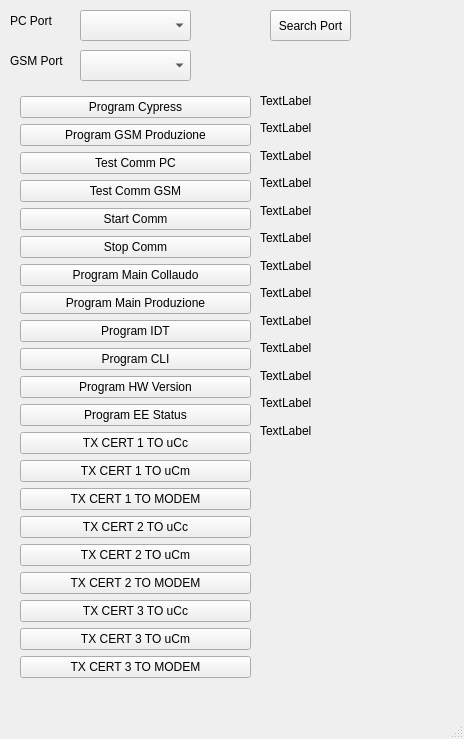
<?xml version="1.0" encoding="UTF-8"?>
<ui version="4.0">
 <class>MainWindow</class>
 <widget class="QMainWindow" name="MainWindow">
  <property name="geometry">
   <rect>
    <x>0</x>
    <y>0</y>
    <width>464</width>
    <height>739</height>
   </rect>
  </property>
  <property name="windowTitle">
   <string>Collaudo Leonardo L24</string>
  </property>
  <widget class="QWidget" name="centralwidget">
   <widget class="QPushButton" name="btnSearchSerialPort">
    <property name="geometry">
     <rect>
      <x>270</x>
      <y>10</y>
      <width>81</width>
      <height>31</height>
     </rect>
    </property>
    <property name="text">
     <string>Search Port</string>
    </property>
   </widget>
   <widget class="QComboBox" name="comboPort">
    <property name="geometry">
     <rect>
      <x>80</x>
      <y>10</y>
      <width>111</width>
      <height>31</height>
     </rect>
    </property>
   </widget>
   <widget class="QWidget" name="verticalLayoutWidget">
    <property name="geometry">
     <rect>
      <x>260</x>
      <y>90</y>
      <width>191</width>
      <height>351</height>
     </rect>
    </property>
    <layout class="QVBoxLayout" name="verticalLayout">
     <item>
      <widget class="QLabel" name="lbl_test_1">
       <property name="text">
        <string>TextLabel</string>
       </property>
      </widget>
     </item>
     <item>
      <widget class="QLabel" name="lbl_test_2">
       <property name="text">
        <string>TextLabel</string>
       </property>
      </widget>
     </item>
     <item>
      <widget class="QLabel" name="lbl_test_3">
       <property name="text">
        <string>TextLabel</string>
       </property>
      </widget>
     </item>
     <item>
      <widget class="QLabel" name="lbl_test_4">
       <property name="text">
        <string>TextLabel</string>
       </property>
      </widget>
     </item>
     <item>
      <widget class="QLabel" name="lbl_test_5">
       <property name="text">
        <string>TextLabel</string>
       </property>
      </widget>
     </item>
     <item>
      <widget class="QLabel" name="lbl_test_6">
       <property name="text">
        <string>TextLabel</string>
       </property>
      </widget>
     </item>
     <item>
      <widget class="QLabel" name="lbl_test_7">
       <property name="text">
        <string>TextLabel</string>
       </property>
      </widget>
     </item>
     <item>
      <widget class="QLabel" name="lbl_test_8">
       <property name="text">
        <string>TextLabel</string>
       </property>
      </widget>
     </item>
     <item>
      <widget class="QLabel" name="lbl_test_9">
       <property name="text">
        <string>TextLabel</string>
       </property>
      </widget>
     </item>
     <item>
      <widget class="QLabel" name="lbl_test_10">
       <property name="text">
        <string>TextLabel</string>
       </property>
      </widget>
     </item>
     <item>
      <widget class="QLabel" name="lbl_test_11">
       <property name="text">
        <string>TextLabel</string>
       </property>
      </widget>
     </item>
     <item>
      <widget class="QLabel" name="lbl_test_12">
       <property name="text">
        <string>TextLabel</string>
       </property>
      </widget>
     </item>
     <item>
      <widget class="QLabel" name="lbl_test_13">
       <property name="text">
        <string>TextLabel</string>
       </property>
      </widget>
     </item>
    </layout>
   </widget>
   <widget class="QWidget" name="verticalLayoutWidget_2">
    <property name="geometry">
     <rect>
      <x>20</x>
      <y>90</y>
      <width>231</width>
      <height>601</height>
     </rect>
    </property>
    <layout class="QVBoxLayout" name="verticalLayout_2">
     <property name="spacing">
      <number>0</number>
     </property>
     <item>
      <widget class="QPushButton" name="btn_prog_cypress">
       <property name="text">
        <string>Program Cypress</string>
       </property>
      </widget>
     </item>
     <item>
      <widget class="QPushButton" name="btn_prog_micro_gsm">
       <property name="text">
        <string>Program GSM Produzione</string>
       </property>
      </widget>
     </item>
     <item>
      <widget class="QPushButton" name="btnTestComm">
       <property name="text">
        <string>Test Comm PC</string>
       </property>
      </widget>
     </item>
     <item>
      <widget class="QPushButton" name="btnTestCommGSM">
       <property name="text">
        <string>Test Comm GSM</string>
       </property>
      </widget>
     </item>
     <item>
      <widget class="QPushButton" name="btnStartComm">
       <property name="text">
        <string>Start Comm</string>
       </property>
      </widget>
     </item>
     <item>
      <widget class="QPushButton" name="btnStopComm">
       <property name="text">
        <string>Stop Comm</string>
       </property>
      </widget>
     </item>
     <item>
      <widget class="QPushButton" name="btn_program_main">
       <property name="text">
        <string>Program Main Collaudo</string>
       </property>
      </widget>
     </item>
     <item>
      <widget class="QPushButton" name="btn_program_main_def">
       <property name="text">
        <string>Program Main Produzione</string>
       </property>
      </widget>
     </item>
     <item>
      <widget class="QPushButton" name="btn_wr_idt">
       <property name="text">
        <string>Program IDT</string>
       </property>
      </widget>
     </item>
     <item>
      <widget class="QPushButton" name="btn_wr_cli">
       <property name="text">
        <string>Program CLI</string>
       </property>
      </widget>
     </item>
     <item>
      <widget class="QPushButton" name="btn_wr_hw">
       <property name="text">
        <string>Program HW Version</string>
       </property>
      </widget>
     </item>
     <item>
      <widget class="QPushButton" name="btn_wr_magic_num">
       <property name="text">
        <string>Program EE Status</string>
       </property>
      </widget>
     </item>
     <item>
      <widget class="QPushButton" name="btn_wr_cert1">
       <property name="text">
        <string>TX CERT 1 TO uCc</string>
       </property>
      </widget>
     </item>
     <item>
      <widget class="QPushButton" name="btn_tx_cert1">
       <property name="text">
        <string>TX CERT 1 TO uCm</string>
       </property>
      </widget>
     </item>
     <item>
      <widget class="QPushButton" name="btn_tx_cert1_modem">
       <property name="text">
        <string>TX CERT 1 TO MODEM</string>
       </property>
      </widget>
     </item>
     <item>
      <widget class="QPushButton" name="btn_wr_cert2">
       <property name="text">
        <string>TX CERT 2 TO uCc</string>
       </property>
      </widget>
     </item>
     <item>
      <widget class="QPushButton" name="btn_tx_cert2">
       <property name="text">
        <string>TX CERT 2 TO uCm</string>
       </property>
      </widget>
     </item>
     <item>
      <widget class="QPushButton" name="btn_tx_cert2_modem">
       <property name="text">
        <string>TX CERT 2 TO MODEM</string>
       </property>
      </widget>
     </item>
     <item>
      <widget class="QPushButton" name="btn_wr_cert3">
       <property name="text">
        <string>TX CERT 3 TO uCc</string>
       </property>
      </widget>
     </item>
     <item>
      <widget class="QPushButton" name="btn_tx_cert3">
       <property name="text">
        <string>TX CERT 3 TO uCm</string>
       </property>
      </widget>
     </item>
     <item>
      <widget class="QPushButton" name="btn_tx_cert3_modem">
       <property name="text">
        <string>TX CERT 3 TO MODEM</string>
       </property>
      </widget>
     </item>
    </layout>
   </widget>
   <widget class="QComboBox" name="comboPortGSM">
    <property name="geometry">
     <rect>
      <x>80</x>
      <y>50</y>
      <width>111</width>
      <height>31</height>
     </rect>
    </property>
   </widget>
   <widget class="QLabel" name="lbl_PC_port">
    <property name="geometry">
     <rect>
      <x>10</x>
      <y>10</y>
      <width>61</width>
      <height>21</height>
     </rect>
    </property>
    <property name="text">
     <string>PC Port</string>
    </property>
   </widget>
   <widget class="QLabel" name="lbl_GSM_port">
    <property name="geometry">
     <rect>
      <x>10</x>
      <y>50</y>
      <width>61</width>
      <height>21</height>
     </rect>
    </property>
    <property name="text">
     <string>GSM Port</string>
    </property>
   </widget>
  </widget>
  <widget class="QMenuBar" name="menubar">
   <property name="geometry">
    <rect>
     <x>0</x>
     <y>0</y>
     <width>464</width>
     <height>21</height>
    </rect>
   </property>
  </widget>
  <widget class="QStatusBar" name="statusbar"/>
 </widget>
 <resources/>
 <connections/>
</ui>
